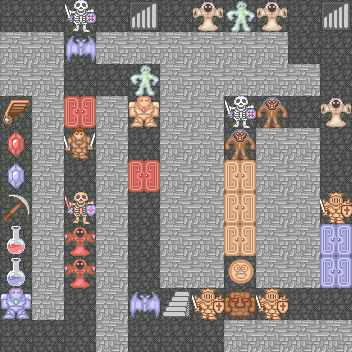

This game map was drawn from its Tiled (.tmx) file and the tilesets committed beside it. A one-line description and the trimmed map source follow:
An orthogonal 11x11 tile map with 32x32 px tiles, 5 tile layers (floor, prop, enemy, door, ...), 1 hidden layer not drawn, 5 tilesets.

<map version="1.0" orientation="orthogonal" renderorder="right-down" width="11" height="11" tilewidth="32" tileheight="32" nextobjectid="1">
 <tileset firstgid="1" name="terrain" tilewidth="32" tileheight="32">
  <image source="terrain.png" width="128" height="128" />
 </tileset>
 <tileset firstgid="17" name="enemy" tilewidth="32" tileheight="32">
  <image source="enemy.png" width="128" height="2048" />
 </tileset>
 <tileset firstgid="273" name="door" tilewidth="32" tileheight="32">
  <image source="door.png" width="128" height="256" />
 </tileset>
 <tileset firstgid="305" name="item" tilewidth="32" tileheight="32">
  <image source="item.png" width="128" height="512" />
 </tileset>
 <tileset firstgid="369" name="npc" tilewidth="32" tileheight="32">
  <image source="npc.png" width="128" height="288" />
 </tileset>
 <layer name="floor" width="11" height="11">
  <data>[121 cells, 121 non-empty, 1 distinct tile ids]</data>
 </layer>
 <layer name="prop" width="11" height="11">
  <data>[121 cells, 7 non-empty, 7 distinct tile ids]</data>
 </layer>
 <layer name="enemy" width="11" height="11">
  <data>[121 cells, 21 non-empty, 12 distinct tile ids]</data>
 </layer>
 <layer name="NPC" width="11" height="11" visible="0">
  <data>[121 cells, 0 non-empty, 0 distinct tile ids]</data>
 </layer>
 <layer name="door" width="11" height="11">
  <data>[121 cells, 10 non-empty, 5 distinct tile ids]</data>
 </layer>
 <layer name="wall" width="11" height="11">
  <data>[121 cells, 56 non-empty, 1 distinct tile ids]</data>
 </layer>
</map>
